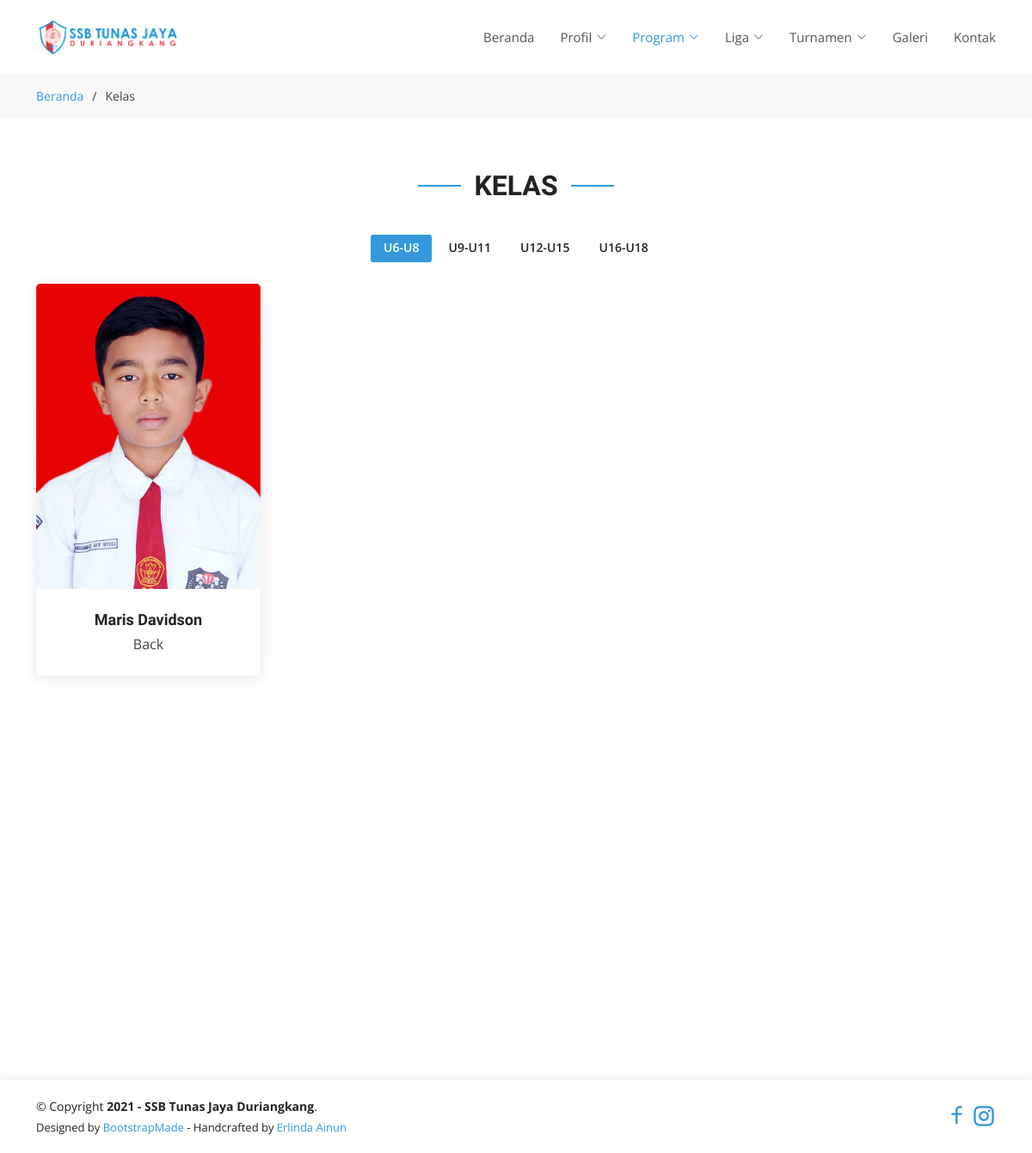
The page /class.php on the database as committed earlier.
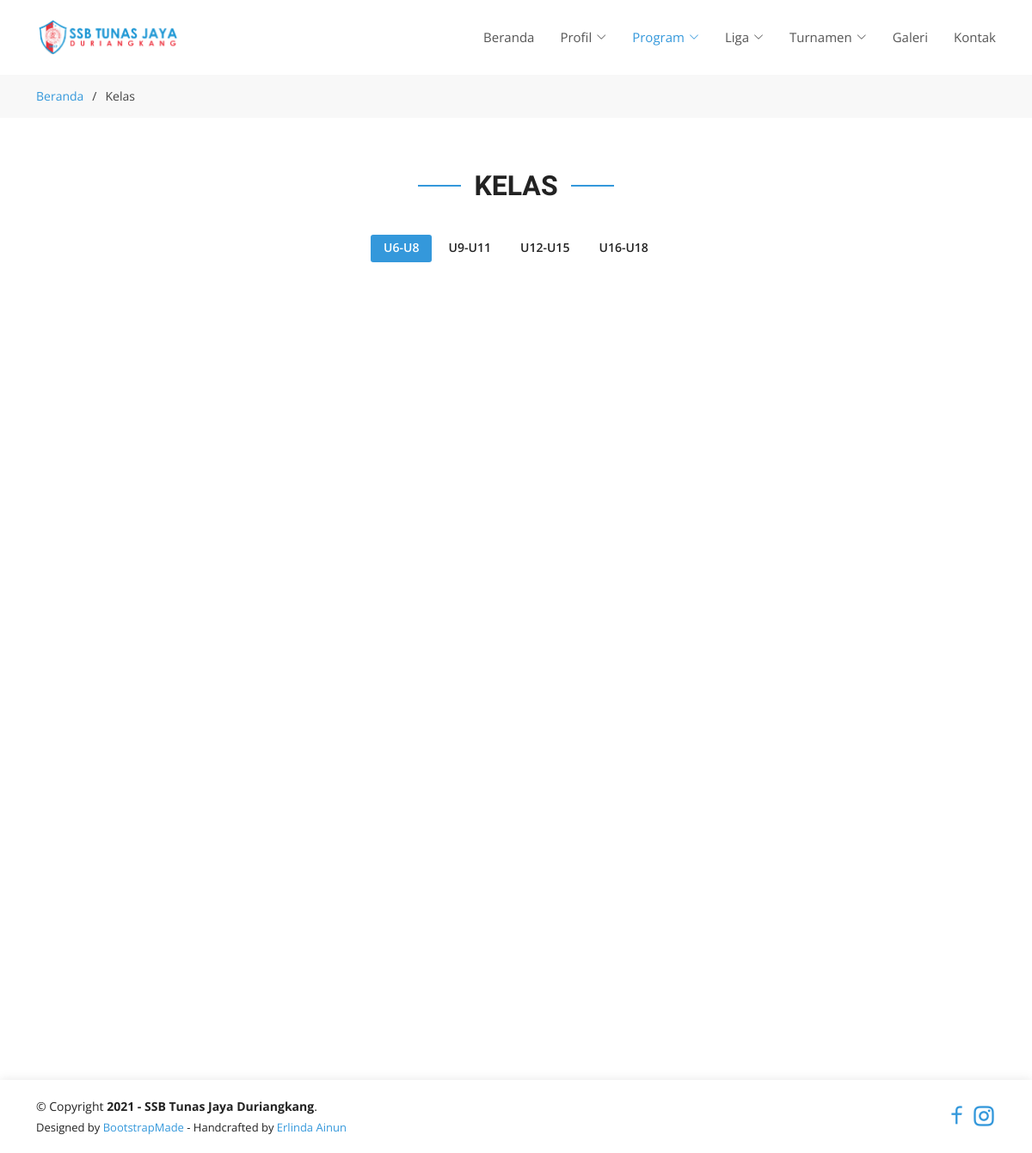
The same page on the database as committed later.
### tables this page shows
CREATE TABLE `members` (
  `id` int(11) NOT NULL,
  `name` varchar(255) DEFAULT NULL,
  `nisn` int(20) DEFAULT NULL,
  `birth_date` date DEFAULT NULL,
  `birth_place` varchar(255) DEFAULT NULL,
  `class_type` varchar(255) DEFAULT NULL,
  `gender_id` int(10) UNSIGNED NOT NULL,
  `religion` varchar(45) DEFAULT NULL,
  `address` varchar(45) DEFAULT NULL,
  `height` varchar(45) DEFAULT NULL,
  `weight` varchar(45) DEFAULT NULL,
  `phone_number` varchar(45) DEFAULT NULL,
  `image_path` text DEFAULT NULL,
  `position` varchar(45) DEFAULT NULL,
  `reason` varchar(45) DEFAULT NULL,
  `notes` varchar(255) DEFAULT NULL,
  `status` varchar(32) DEFAULT NULL,
  `created_at` timestamp NULL DEFAULT NULL,
  `updated_at` timestamp NULL DEFAULT NULL
);

### class.php (the view, shortened to what this page needs)
<!DOCTYPE html>
<html lang="en">
<head>
  <?php include 'connection.php'; ?>
  <link href="assets/vendor/aos/aos.css" rel="stylesheet">
  <link href="assets/vendor/bootstrap/css/bootstrap.min.css" rel="stylesheet">
  <link href="assets/vendor/bootstrap-icons/bootstrap-icons.css" rel="stylesheet">
  <link href="assets/vendor/boxicons/css/boxicons.min.css" rel="stylesheet">
  <link href="assets/vendor/glightbox/css/glightbox.min.css" rel="stylesheet">
  <link href="assets/vendor/remixicon/remixicon.css" rel="stylesheet">
  <link href="assets/vendor/swiper/swiper-bundle.min.css" rel="stylesheet">
  <link href="assets/css/style.css" rel="stylesheet">
</head>
<body>
  <?php include 'header.php'; ?>
  <main id="main">
    <section id="breadcrumbs" class="breadcrumbs">
      <div class="container">
        <div class="d-flex justify-content-between align-items-center">
          <ol>
            <li><a href="/">Beranda</a></li>
            <li>Kelas</li>
          </ol>
        </div>
      </div>
    </section>
    <section id="portfolio" class="portfolio">
      <div class="container">
        <div class="section-title" data-aos="fade-up">
          <h2>Kelas</h2>
        </div>
        <div class="row aos-init" data-aos="fade-up" data-aos-delay="100">
          <div class="col-lg-12 d-flex justify-content-center">
            <ul id="portfolio-flters">
              <li data-filter=".filter-U6-U8" class="filter-active">U6-U8</li>
              <li data-filter=".filter-U9-U11">U9-U11</li>
              <li data-filter=".filter-U12-U15">U12-U15</li>
              <li data-filter=".filter-U16-U18">U16-U18</li>
            </ul>
          </div>
        </div>
        <div class="row portfolio-container aos-init" data-aos="fade-up" data-aos-delay="200" style="position: relative; height: 891px;">
          <?php
          $sql = 'SELECT * FROM `members`';
          $result = $conn->query($sql);
          while ($row = $result->fetch_assoc()) {
            $image_path = str_replace('..', '', $row['image_path']);
            $src = 'http://' . $_SERVER['HTTP_HOST'] . $image_path;
          ?>
            <div class="col-lg-3 col-md-6 portfolio-item filter-<?php echo $row['class_type'] ?>" style="position: absolute; left: 0px; top: 0px;">
              <div class="member aos-init aos-animate" data-aos="fade-up" data-aos-delay="100">
                <div class="member-img">
                  <img src="<?php echo $src ?>" class="img-fluid" alt="">
                </div>
                <div class="member-info">
                  <h4><?php echo $row['name'] ?></h4>
                  <span><?php echo $row['position'] ?></span>
                </div>
              </div>
            </div>
          <?php } ?>
        </div>
      </div>
    </section>
  </main>
  <?php include 'footer.php'; ?>
</body>
</html>

Rows that differ between the two databases and show on the page:
removed members: image_path (picture), name "Maris Davidson", position "Back"
